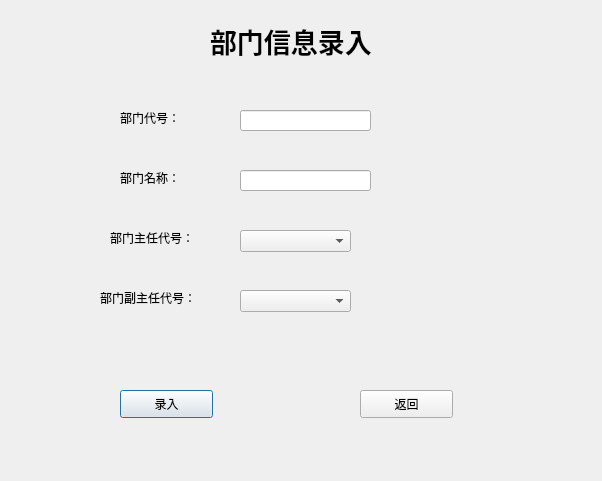
<?xml version="1.0" encoding="UTF-8"?>
<ui version="4.0">
 <class>AddDept</class>
 <widget class="QDialog" name="AddDept">
  <property name="geometry">
   <rect>
    <x>0</x>
    <y>0</y>
    <width>602</width>
    <height>481</height>
   </rect>
  </property>
  <property name="windowTitle">
   <string>部门信息录入</string>
  </property>
  <widget class="QLabel" name="label">
   <property name="geometry">
    <rect>
     <x>210</x>
     <y>0</y>
     <width>211</width>
     <height>81</height>
    </rect>
   </property>
   <property name="font">
    <font>
     <pointsize>20</pointsize>
     <weight>75</weight>
     <bold>true</bold>
    </font>
   </property>
   <property name="text">
    <string>部门信息录入</string>
   </property>
  </widget>
  <widget class="QLabel" name="label_2">
   <property name="geometry">
    <rect>
     <x>120</x>
     <y>110</y>
     <width>72</width>
     <height>15</height>
    </rect>
   </property>
   <property name="text">
    <string>部门代号：</string>
   </property>
  </widget>
  <widget class="QLabel" name="label_3">
   <property name="geometry">
    <rect>
     <x>120</x>
     <y>170</y>
     <width>72</width>
     <height>15</height>
    </rect>
   </property>
   <property name="text">
    <string>部门名称：</string>
   </property>
  </widget>
  <widget class="QLabel" name="label_4">
   <property name="geometry">
    <rect>
     <x>110</x>
     <y>230</y>
     <width>101</width>
     <height>16</height>
    </rect>
   </property>
   <property name="text">
    <string>部门主任代号：</string>
   </property>
  </widget>
  <widget class="QLabel" name="label_5">
   <property name="geometry">
    <rect>
     <x>100</x>
     <y>290</y>
     <width>131</width>
     <height>16</height>
    </rect>
   </property>
   <property name="text">
    <string>部门副主任代号：</string>
   </property>
  </widget>
  <widget class="QPushButton" name="pushButton">
   <property name="geometry">
    <rect>
     <x>120</x>
     <y>390</y>
     <width>93</width>
     <height>28</height>
    </rect>
   </property>
   <property name="text">
    <string>录入</string>
   </property>
  </widget>
  <widget class="QPushButton" name="pushButton_2">
   <property name="geometry">
    <rect>
     <x>360</x>
     <y>390</y>
     <width>93</width>
     <height>28</height>
    </rect>
   </property>
   <property name="text">
    <string>返回</string>
   </property>
  </widget>
  <widget class="QLineEdit" name="a">
   <property name="geometry">
    <rect>
     <x>240</x>
     <y>110</y>
     <width>131</width>
     <height>21</height>
    </rect>
   </property>
  </widget>
  <widget class="QLineEdit" name="b">
   <property name="geometry">
    <rect>
     <x>240</x>
     <y>170</y>
     <width>131</width>
     <height>21</height>
    </rect>
   </property>
  </widget>
  <widget class="QComboBox" name="comboBox">
   <property name="geometry">
    <rect>
     <x>240</x>
     <y>230</y>
     <width>111</width>
     <height>22</height>
    </rect>
   </property>
  </widget>
  <widget class="QComboBox" name="comboBox_2">
   <property name="geometry">
    <rect>
     <x>240</x>
     <y>290</y>
     <width>111</width>
     <height>22</height>
    </rect>
   </property>
  </widget>
 </widget>
 <resources/>
 <connections/>
</ui>
